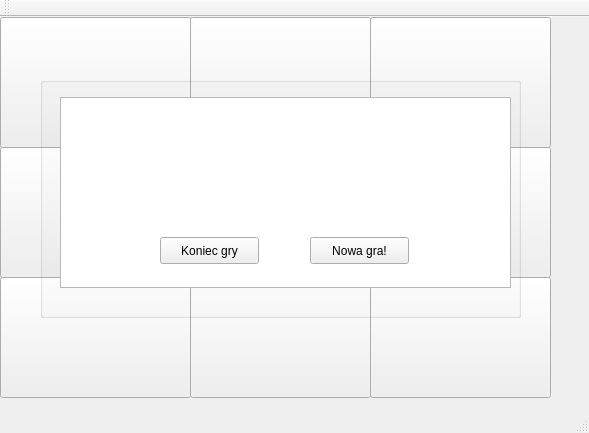
<?xml version="1.0" encoding="UTF-8"?>
<ui version="4.0">
 <class>MainWindow</class>
 <widget class="QMainWindow" name="MainWindow">
  <property name="geometry">
   <rect>
    <x>0</x>
    <y>0</y>
    <width>589</width>
    <height>433</height>
   </rect>
  </property>
  <property name="windowTitle">
   <string>MainWindow</string>
  </property>
  <widget class="QWidget" name="centralWidget">
   <widget class="QPushButton" name="pushButton">
    <property name="geometry">
     <rect>
      <x>0</x>
      <y>0</y>
      <width>191</width>
      <height>131</height>
     </rect>
    </property>
    <property name="font">
     <font>
      <pointsize>36</pointsize>
      <weight>75</weight>
      <bold>true</bold>
     </font>
    </property>
    <property name="text">
     <string/>
    </property>
   </widget>
   <widget class="QPushButton" name="pushButton_2">
    <property name="geometry">
     <rect>
      <x>190</x>
      <y>0</y>
      <width>181</width>
      <height>131</height>
     </rect>
    </property>
    <property name="font">
     <font>
      <pointsize>36</pointsize>
      <weight>75</weight>
      <bold>true</bold>
     </font>
    </property>
    <property name="text">
     <string/>
    </property>
   </widget>
   <widget class="QPushButton" name="pushButton_3">
    <property name="geometry">
     <rect>
      <x>370</x>
      <y>0</y>
      <width>181</width>
      <height>131</height>
     </rect>
    </property>
    <property name="font">
     <font>
      <pointsize>36</pointsize>
      <weight>75</weight>
      <bold>true</bold>
     </font>
    </property>
    <property name="text">
     <string/>
    </property>
   </widget>
   <widget class="QPushButton" name="pushButton_4">
    <property name="geometry">
     <rect>
      <x>0</x>
      <y>130</y>
      <width>191</width>
      <height>131</height>
     </rect>
    </property>
    <property name="font">
     <font>
      <pointsize>36</pointsize>
      <weight>75</weight>
      <bold>true</bold>
     </font>
    </property>
    <property name="text">
     <string/>
    </property>
   </widget>
   <widget class="QPushButton" name="pushButton_5">
    <property name="geometry">
     <rect>
      <x>190</x>
      <y>130</y>
      <width>181</width>
      <height>131</height>
     </rect>
    </property>
    <property name="font">
     <font>
      <pointsize>36</pointsize>
      <weight>75</weight>
      <bold>true</bold>
     </font>
    </property>
    <property name="text">
     <string/>
    </property>
   </widget>
   <widget class="QPushButton" name="pushButton_6">
    <property name="geometry">
     <rect>
      <x>370</x>
      <y>130</y>
      <width>181</width>
      <height>131</height>
     </rect>
    </property>
    <property name="font">
     <font>
      <pointsize>36</pointsize>
      <weight>75</weight>
      <bold>true</bold>
     </font>
    </property>
    <property name="text">
     <string/>
    </property>
   </widget>
   <widget class="QPushButton" name="pushButton_7">
    <property name="geometry">
     <rect>
      <x>0</x>
      <y>260</y>
      <width>191</width>
      <height>121</height>
     </rect>
    </property>
    <property name="font">
     <font>
      <pointsize>36</pointsize>
      <weight>75</weight>
      <bold>true</bold>
     </font>
    </property>
    <property name="text">
     <string/>
    </property>
   </widget>
   <widget class="QPushButton" name="pushButton_8">
    <property name="geometry">
     <rect>
      <x>190</x>
      <y>260</y>
      <width>181</width>
      <height>121</height>
     </rect>
    </property>
    <property name="font">
     <font>
      <pointsize>36</pointsize>
      <weight>75</weight>
      <bold>true</bold>
     </font>
    </property>
    <property name="text">
     <string/>
    </property>
   </widget>
   <widget class="QPushButton" name="pushButton_9">
    <property name="geometry">
     <rect>
      <x>370</x>
      <y>260</y>
      <width>181</width>
      <height>121</height>
     </rect>
    </property>
    <property name="font">
     <font>
      <pointsize>36</pointsize>
      <weight>75</weight>
      <bold>true</bold>
     </font>
    </property>
    <property name="text">
     <string/>
    </property>
   </widget>
   <widget class="QGroupBox" name="groupBox">
    <property name="enabled">
     <bool>true</bool>
    </property>
    <property name="geometry">
     <rect>
      <x>40</x>
      <y>60</y>
      <width>481</width>
      <height>241</height>
     </rect>
    </property>
    <property name="title">
     <string/>
    </property>
    <property name="flat">
     <bool>false</bool>
    </property>
    <property name="checkable">
     <bool>false</bool>
    </property>
    <property name="checked">
     <bool>false</bool>
    </property>
    <widget class="QTextBrowser" name="textBrowser">
     <property name="enabled">
      <bool>true</bool>
     </property>
     <property name="geometry">
      <rect>
       <x>20</x>
       <y>20</y>
       <width>451</width>
       <height>191</height>
      </rect>
     </property>
     <property name="sizePolicy">
      <sizepolicy hsizetype="Expanding" vsizetype="Expanding">
       <horstretch>50</horstretch>
       <verstretch>0</verstretch>
      </sizepolicy>
     </property>
     <property name="font">
      <font>
       <family>Waree</family>
       <pointsize>20</pointsize>
       <weight>75</weight>
       <bold>true</bold>
      </font>
     </property>
     <property name="toolTip">
      <string>&lt;html&gt;&lt;head/&gt;&lt;body&gt;&lt;p align=&quot;center&quot;&gt;&lt;br/&gt;&lt;/p&gt;&lt;/body&gt;&lt;/html&gt;</string>
     </property>
     <property name="whatsThis">
      <string>&lt;html&gt;&lt;head/&gt;&lt;body&gt;&lt;p align=&quot;center&quot;&gt;&lt;br/&gt;&lt;/p&gt;&lt;/body&gt;&lt;/html&gt;</string>
     </property>
     <property name="html">
      <string>&lt;!DOCTYPE HTML PUBLIC &quot;-//W3C//DTD HTML 4.0//EN&quot; &quot;http://www.w3.org/TR/REC-html40/strict.dtd&quot;&gt;
&lt;html&gt;&lt;head&gt;&lt;meta name=&quot;qrichtext&quot; content=&quot;1&quot; /&gt;&lt;style type=&quot;text/css&quot;&gt;
p, li { white-space: pre-wrap; }
&lt;/style&gt;&lt;/head&gt;&lt;body style=&quot; font-family:'Waree'; font-size:20pt; font-weight:600; font-style:normal;&quot;&gt;
&lt;p align=&quot;center&quot; style=&quot;-qt-paragraph-type:empty; margin-top:0px; margin-bottom:0px; margin-left:0px; margin-right:0px; -qt-block-indent:0; text-indent:0px;&quot;&gt;&lt;br /&gt;&lt;/p&gt;&lt;/body&gt;&lt;/html&gt;</string>
     </property>
    </widget>
    <widget class="QPushButton" name="pushButton_10">
     <property name="geometry">
      <rect>
       <x>120</x>
       <y>160</y>
       <width>99</width>
       <height>27</height>
      </rect>
     </property>
     <property name="text">
      <string>Koniec gry</string>
     </property>
    </widget>
    <widget class="QPushButton" name="pushButton_11">
     <property name="geometry">
      <rect>
       <x>270</x>
       <y>160</y>
       <width>99</width>
       <height>27</height>
      </rect>
     </property>
     <property name="text">
      <string>Nowa gra!</string>
     </property>
    </widget>
   </widget>
  </widget>
  <widget class="QMenuBar" name="menuBar">
   <property name="geometry">
    <rect>
     <x>0</x>
     <y>0</y>
     <width>589</width>
     <height>25</height>
    </rect>
   </property>
  </widget>
  <widget class="QToolBar" name="mainToolBar">
   <attribute name="toolBarArea">
    <enum>TopToolBarArea</enum>
   </attribute>
   <attribute name="toolBarBreak">
    <bool>false</bool>
   </attribute>
  </widget>
  <widget class="QStatusBar" name="statusBar"/>
 </widget>
 <layoutdefault spacing="6" margin="11"/>
 <resources/>
 <connections/>
</ui>
